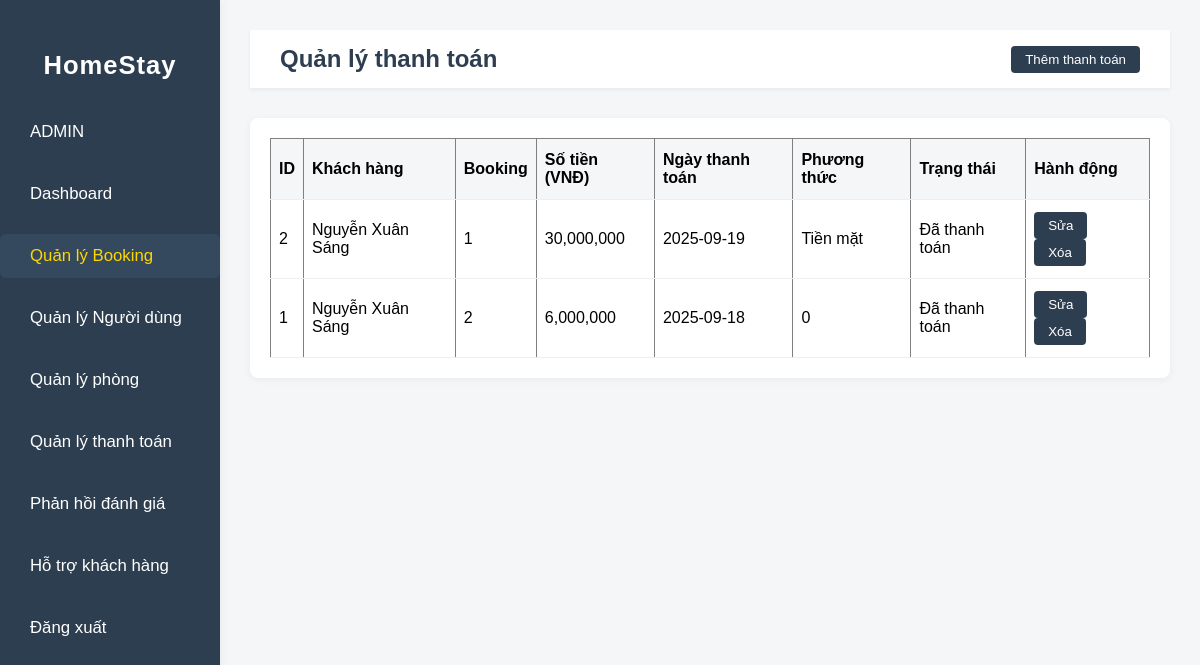
Screenshot of /php/payment.php with the database file from the repository.
### tables this page shows
CREATE TABLE `payments` (
  `id` int(11) NOT NULL,
  `customerName` varchar(100) DEFAULT NULL,
  `bookingID` int(11) NOT NULL,
  `money` decimal(18,2) NOT NULL,
  `datesPayments` date NOT NULL,
  `method` varchar(50) DEFAULT NULL,
  `statusPayment` varchar(50) NOT NULL
);

CREATE TABLE `booking` (
  `id` int(11) NOT NULL,
  `customerName` varchar(100) DEFAULT NULL,
  `customerEmail` varchar(100) DEFAULT NULL,
  `customerNumber` varchar(20) DEFAULT NULL,
  `homestayName` varchar(100) DEFAULT NULL,
  `bookingDate` date DEFAULT NULL,
  `bookingStatus` varchar(50) DEFAULT NULL
);

### php/payment.php (the view, shortened to what this page needs)
<?php
include 'config.php';
?>
<!DOCTYPE html>
<html lang="en">
<head>
    <link rel="stylesheet" href="../style.css">
</head>
<body>
<div class="sidebar">
    <h2>HomeStay</h2>
    <ul>
        <li><a href="admin.php">ADMIN</a></li>
        <li><a href="adminDashboard.php">Dashboard</a></li>
        <li><a href="adminBooking.php" class="active">Quản lý Booking</a></li>
        <li><a href="adminUser.php">Quản lý Người dùng</a></li>
        <li><a href="rooms.php">Quản lý phòng</a></li>
        <li><a href="payment.php">Quản lý thanh toán</a></li>
        <li><a href="review.php">Phản hồi đánh giá</a></li>
        <li><a href="support.php">Hỗ trợ khách hàng</a></li>
        <li><a href="login.html">Đăng xuất</a></li>
    </ul>
</div>
<div class="main">
    <div class="header">
        <h1>Quản lý thanh toán</h1>
        <button class="btn" onclick="showAddPaymentForm()">Thêm thanh toán</button>
    </div>
    <div class="table-container">
        <table border="1" cellpadding="8" cellspacing="0">
            <thead>
                <tr>
                    <th>ID</th>
                    <th>Khách hàng</th>
                    <th>Booking</th>
                    <th>Số tiền (VNĐ)</th>
                    <th>Ngày thanh toán</th>
                    <th>Phương thức</th>
                    <th>Trạng thái</th>
                    <th>Hành động</th>
                </tr>
            </thead>
            <tbody>
            <?php
            $result = $conn->query("SELECT p.*, b.customerName FROM payments p
                                    LEFT JOIN booking b ON p.bookingID=b.id
                                    ORDER BY p.id DESC");
            if($result->num_rows > 0){
                while($row = $result->fetch_assoc()){
                    echo "<tr>";
                    echo "<td>".$row['id']."</td>";
                    echo "<td>".$row['customerName']."</td>";
                    echo "<td>".$row['bookingID']."</td>";
                    echo "<td>".number_format($row['money'])."</td>";
                    echo "<td>".$row['datesPayments']."</td>";
                    echo "<td>".$row['method']."</td>";
                    echo "<td>".$row['statusPayment']."</td>";
                    echo "<td>
                        <button class='btn' onclick='showEditPaymentForm(".$row['id'].")'>Sửa</button>
                        <button class='btn' onclick='deletePayment(".$row['id'].")'>Xóa</button>
                        </td>";
                    echo "</tr>";
                }
            } else {
                echo "<tr><td colspan='8'>Chưa có thanh toán nào</td></tr>";
            }
            ?>
            </tbody>
        </table>
    </div>
</div>
</body>
</html>

### style.css (style rules this page uses)
body { margin: 0; font-family: Arial, sans-serif; background: #f4f6f8; }
.sidebar { width: 220px; background: #2c3e50; color: #fff; min-height: 100vh; position: fixed; left: 0; top: 0; padding: 30px 0 0 0; box-shadow: 2px 0 8px rgba(0,0,0,0.05); }
.sidebar h2 { text-align: center; margin-bottom: 30px; font-size: 1.6rem; letter-spacing: 1px; font-weight: bold; }
.sidebar ul { list-style: none; padding: 0; margin: 0; }
.sidebar ul li { margin: 18px 0; }
.sidebar ul li a { color: #fff; text-decoration: none; padding: 12px 30px; display: block; border-radius: 6px; transition: background 0.2s; font-size: 1.05rem; }
.sidebar ul li a:hover, .sidebar ul li a.active { background: #34495e; color: #ffd700; }
.main { margin-left: 220px; padding: 30px; }
.header { background: #fff; padding: 15px 30px; box-shadow: 0 2px 4px rgba(0,0,0,0.05); margin-bottom: 30px; display: flex; justify-content: space-between; align-items: center; }
.header h1 { margin: 0; font-size: 24px; color: #2d3e50; }
.table-container { background: #fff; padding: 20px; border-radius: 8px; box-shadow: 0 2px 8px rgba(0,0,0,0.05); }
table { width: 100%; border-collapse: collapse; }
th, td { padding: 12px 8px; border-bottom: 1px solid #eee; text-align: left; }
th { background: #f4f6f8; }
.btn { padding: 6px 14px; background: #2d3e50; color: #fff; border: none; border-radius: 4px; cursor: pointer; }

### rows the page displays
payments: id "2", bookingID.customerName "Nguyễn Xuân Sáng", bookingID "1", money "30,000,000", datesPayments "2025-09-19", method "Tiền mặt", statusPayment "Đã thanh toán"
payments: id "1", bookingID.customerName "Nguyễn Xuân Sáng", bookingID "2", money "6,000,000", datesPayments "2025-09-18", method "0", statusPayment "Đã thanh toán"
